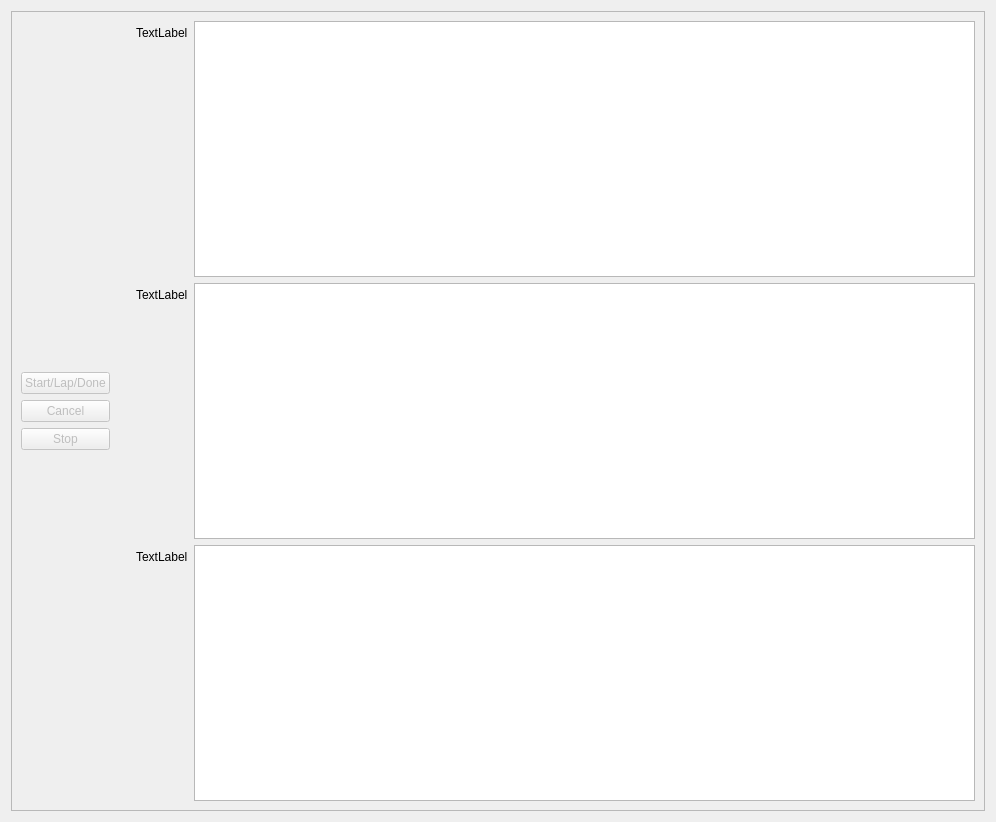
<?xml version="1.0" encoding="UTF-8"?>
<ui version="4.0">
 <class>Form</class>
 <widget class="QWidget" name="Form">
  <property name="windowModality">
   <enum>Qt::WindowModal</enum>
  </property>
  <property name="geometry">
   <rect>
    <x>0</x>
    <y>0</y>
    <width>996</width>
    <height>822</height>
   </rect>
  </property>
  <property name="sizePolicy">
   <sizepolicy hsizetype="Fixed" vsizetype="Expanding">
    <horstretch>0</horstretch>
    <verstretch>0</verstretch>
   </sizepolicy>
  </property>
  <property name="windowTitle">
   <string>Form</string>
  </property>
  <layout class="QHBoxLayout" name="horizontalLayout_2">
   <item>
    <widget class="QScrollArea" name="scrollArea">
     <property name="widgetResizable">
      <bool>true</bool>
     </property>
     <widget class="QWidget" name="scrollAreaWidgetContents">
      <property name="geometry">
       <rect>
        <x>0</x>
        <y>0</y>
        <width>976</width>
        <height>802</height>
       </rect>
      </property>
      <layout class="QHBoxLayout" name="horizontalLayout_3">
       <item>
        <layout class="QHBoxLayout" name="horizontalLayout">
         <item>
          <layout class="QGridLayout" name="gridLayout">
           <property name="sizeConstraint">
            <enum>QLayout::SetMaximumSize</enum>
           </property>
           <item row="0" column="0">
            <layout class="QVBoxLayout" name="verticalLayout">
             <property name="sizeConstraint">
              <enum>QLayout::SetMaximumSize</enum>
             </property>
             <item>
              <spacer name="verticalSpacer">
               <property name="orientation">
                <enum>Qt::Vertical</enum>
               </property>
               <property name="sizeHint" stdset="0">
                <size>
                 <width>20</width>
                 <height>40</height>
                </size>
               </property>
              </spacer>
             </item>
             <item>
              <widget class="QPushButton" name="start_and_lap">
               <property name="enabled">
                <bool>false</bool>
               </property>
               <property name="text">
                <string>Start/Lap/Done</string>
               </property>
              </widget>
             </item>
             <item>
              <widget class="QPushButton" name="cancel_button">
               <property name="enabled">
                <bool>false</bool>
               </property>
               <property name="text">
                <string>Cancel</string>
               </property>
              </widget>
             </item>
             <item>
              <widget class="QPushButton" name="stop_button">
               <property name="enabled">
                <bool>false</bool>
               </property>
               <property name="text">
                <string>Stop</string>
               </property>
              </widget>
             </item>
             <item>
              <spacer name="verticalSpacer_2">
               <property name="orientation">
                <enum>Qt::Vertical</enum>
               </property>
               <property name="sizeHint" stdset="0">
                <size>
                 <width>20</width>
                 <height>40</height>
                </size>
               </property>
              </spacer>
             </item>
            </layout>
           </item>
           <item row="0" column="1">
            <layout class="QGridLayout" name="gridLayout_2">
             <property name="sizeConstraint">
              <enum>QLayout::SetNoConstraint</enum>
             </property>
             <item row="0" column="0">
              <layout class="QVBoxLayout" name="verticalLayout_2">
               <item>
                <spacer name="verticalSpacer_4">
                 <property name="orientation">
                  <enum>Qt::Vertical</enum>
                 </property>
                 <property name="sizeHint" stdset="0">
                  <size>
                   <width>20</width>
                   <height>40</height>
                  </size>
                 </property>
                </spacer>
               </item>
               <item>
                <layout class="QHBoxLayout" name="crono_widget"/>
               </item>
               <item>
                <spacer name="verticalSpacer_3">
                 <property name="orientation">
                  <enum>Qt::Vertical</enum>
                 </property>
                 <property name="sizeHint" stdset="0">
                  <size>
                   <width>20</width>
                   <height>40</height>
                  </size>
                 </property>
                </spacer>
               </item>
              </layout>
             </item>
            </layout>
           </item>
          </layout>
         </item>
        </layout>
       </item>
       <item>
        <layout class="QFormLayout" name="formLayout">
         <property name="rowWrapPolicy">
          <enum>QFormLayout::DontWrapRows</enum>
         </property>
         <property name="formAlignment">
          <set>Qt::AlignLeading|Qt::AlignLeft|Qt::AlignVCenter</set>
         </property>
         <item row="0" column="0">
          <widget class="QLabel" name="vuelta1_label">
           <property name="text">
            <string>TextLabel</string>
           </property>
          </widget>
         </item>
         <item row="0" column="1">
          <widget class="QTextEdit" name="vuelta1_edit"/>
         </item>
         <item row="1" column="0">
          <widget class="QLabel" name="vuelta2_label">
           <property name="text">
            <string>TextLabel</string>
           </property>
          </widget>
         </item>
         <item row="1" column="1">
          <widget class="QTextEdit" name="vuelta2_edit"/>
         </item>
         <item row="2" column="0">
          <widget class="QLabel" name="vuelta3_label">
           <property name="text">
            <string>TextLabel</string>
           </property>
          </widget>
         </item>
         <item row="2" column="1">
          <widget class="QTextEdit" name="vuelta3_edit"/>
         </item>
        </layout>
       </item>
      </layout>
     </widget>
    </widget>
   </item>
  </layout>
 </widget>
 <resources/>
 <connections/>
</ui>
